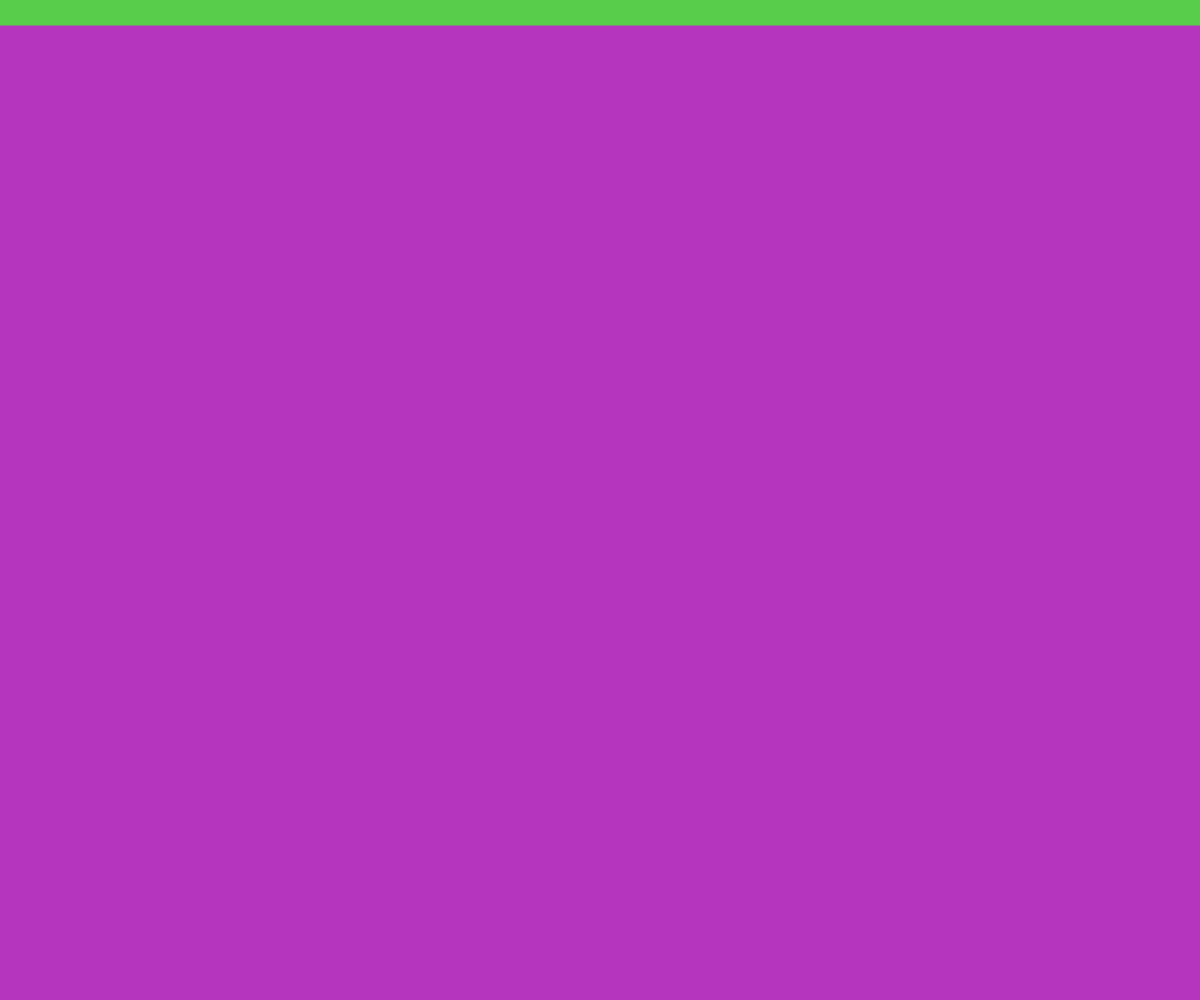
Frame 1 (no input)
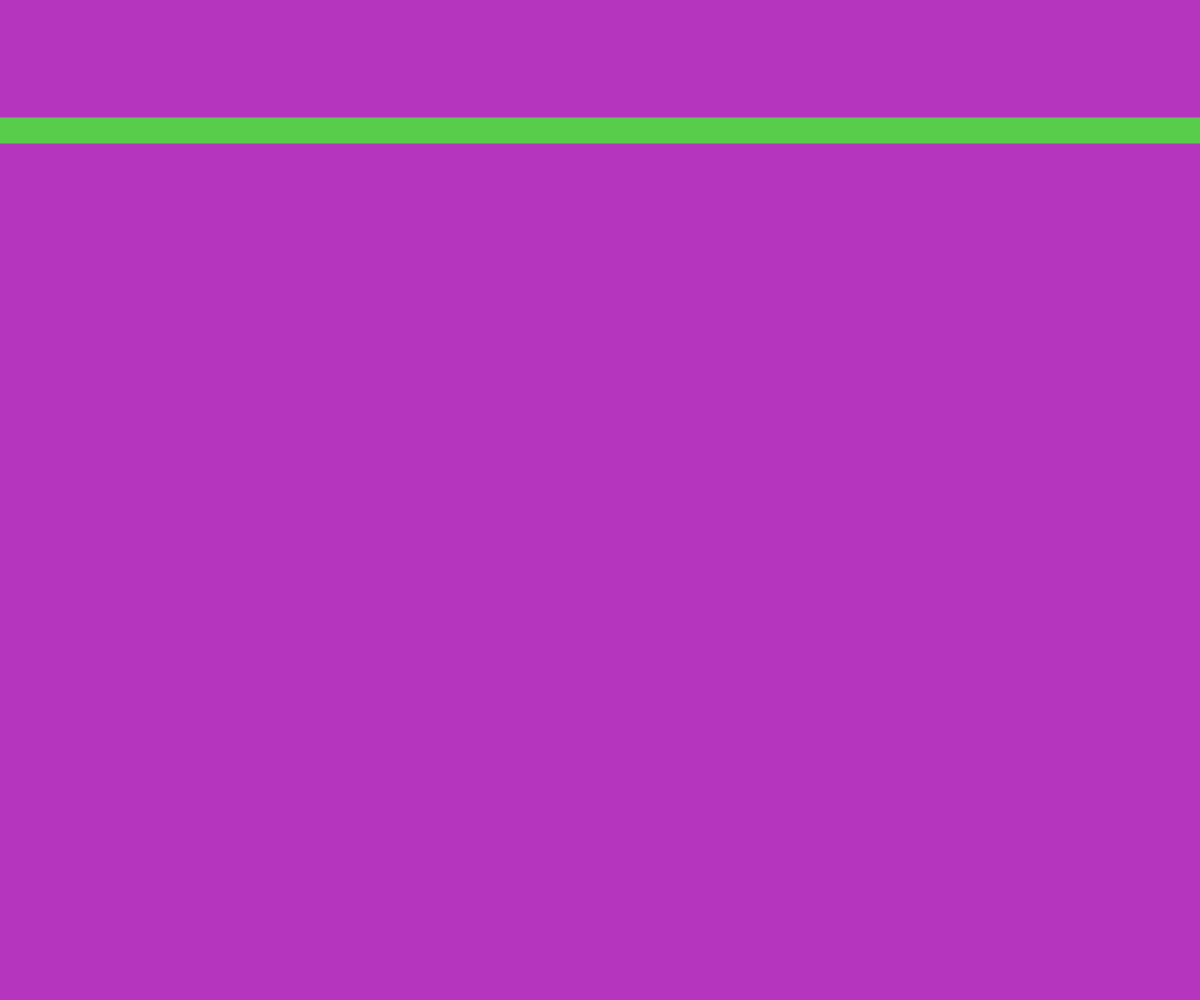
Frame 60 (no input)
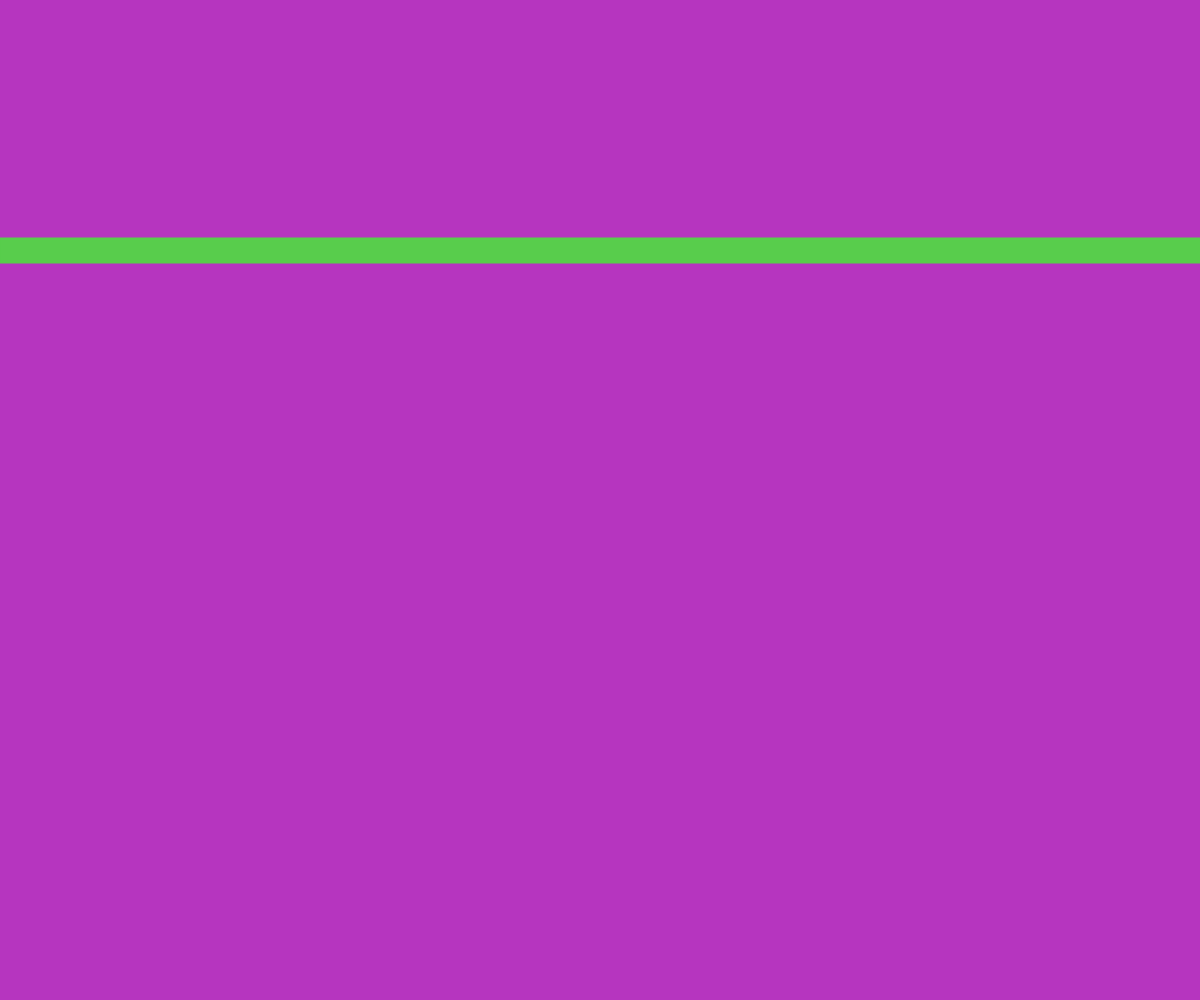
Frame 120 (the mouse pressed at the canvas centre since frame 60)

The p5.js sketch that drew these frames (run headless with seeded random() and noise() and a simulated clock; from frame 60 on, the mouse is pressed at the canvas centre):

// p5.js sketch
// ── sketch.js
console.log('falling line');

let lineY = 0;
let lineHeight = 25;
let lineSpeed = 2;

let bottomRectangleHeight = 0;

let bgColor;
let fgColor;


function setup() {
  createCanvas(windowWidth, windowHeight);
  bgColor = randomColor();
  fgColor = randomColor();

}


function draw() {
  background(bgColor);
  stroke(fgColor);
  fill(fgColor);

  //falling line
  rect(0, lineY, width, lineHeight);

  //bottom rectangle
  if (bottomRectangleHeight > 0) {
    rect(0, height - bottomRectangleHeight, width, bottomRectangleHeight);
  }

  //this makes the line move down
  lineY += lineSpeed;


// if the line reaches the bottom rectangle,
// make the bottom rectangle bigger
if (lineY >= height - bottomRectangleHeight - lineHeight) {
  bottomRectangleHeight += lineHeight;
  lineY = 0;


  // if the bottom rectangle fills the screen, start over
  if (bottomRectangleHeight >= height) {
    bottomRectangleHeight = 0;
    bgColor = fgColor;
    fgColor = randomColor();
    
  }
}
}

function randomColor() {
  return color(random(255), random(255), random(255));
}

//SOURCE:
//https://happycoding.io/examples/p5js/animation/falling-line
